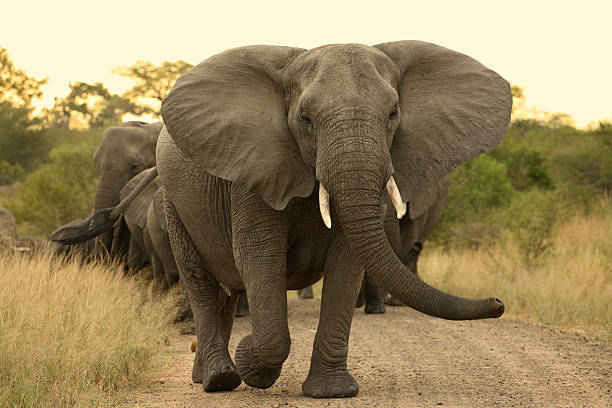
#> input picture Q8/elephant.jpg, 612 x 408 px
$ python parallel_processing.py   (older library calls are emulated)
#> lines starting #> are read from the running program, lines starting #| are printed output that depends on the picture
import cv2
import matplotlib.pyplot as plt
from concurrent.futures import ThreadPoolExecutor
import time
import numpy as np

# Load the image
def load_image(filepath):
#> called with filepath = 'elephant.jpg'
    image = cv2.imread(filepath)
#> image is the input picture: shape (408, 612, 3); mean B, G, R 94.8, 132.8, 150.9
    if image is None:
        raise FileNotFoundError("Image not found.")
    return cv2.cvtColor(image, cv2.COLOR_BGR2RGB)

# Display the image
def display_image(title, image):
    plt.imshow(image)
    plt.title(title)
    plt.axis('off')
    plt.show()

image = load_image('elephant.jpg')  # Replace with your image path
display_image("Original Image", image)

# Image blurring
def blur_image(image):
    kernel = np.ones((5, 5), np.float32) / 25
    return cv2.filter2D(image, -1, kernel)

# Image sharpening
def sharpen_image(image):
    kernel = np.array([[0, -1, 0], [-1, 5, -1], [0, -1, 0]])
    return cv2.filter2D(image, -1, kernel)

# Edge detection (Sobel operator)
def edge_detection(image):
    gray = cv2.cvtColor(image, cv2.COLOR_RGB2GRAY)
    sobelx = cv2.Sobel(gray, cv2.CV_64F, 1, 0, ksize=3)
    sobely = cv2.Sobel(gray, cv2.CV_64F, 0, 1, ksize=3)
    edges = cv2.magnitude(sobelx, sobely)
    return cv2.convertScaleAbs(edges)


def parallelize(image, func):
    with ThreadPoolExecutor() as executor:
        result = executor.submit(func, image)
        return result.result()

def measure_time(func, image):
    start = time.time()
    result = func(image)
#> in blur_image, `return cv2.filter2D(image, -1, kernel)`:
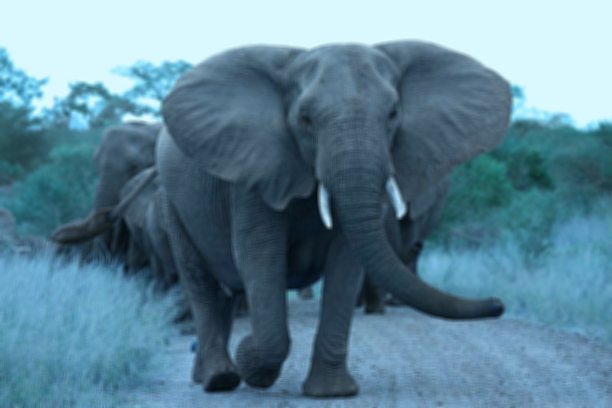
#> returned value: shape (408, 612, 3); mean of channels 0, 1, 2 150.9, 132.8, 94.8; drawn as B, G, R
    end = time.time()
    return result, end - start

# Without parallelization
blurred, blur_time = measure_time(blur_image, image)
#> blur_time = 0.0546
sharpened, sharpen_time = measure_time(sharpen_image, image)
#> in sharpen_image, `return cv2.filter2D(image, -1, kernel)`:
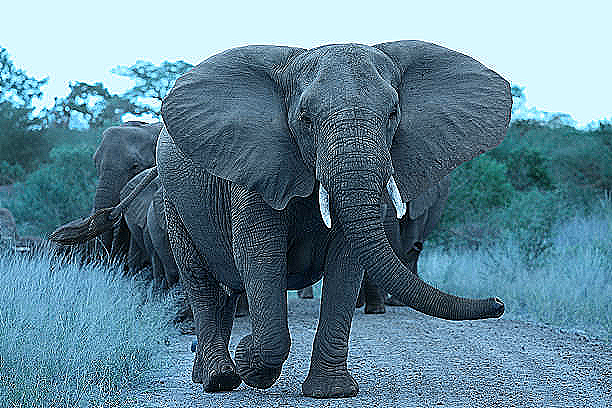
#> returned value: shape (408, 612, 3); mean of channels 0, 1, 2 150.4, 133.7, 97.5; drawn as B, G, R
#> sharpen_time = 0.0628
edges, edge_time = measure_time(edge_detection, image)
#> in edge_detection, `gray = cv2.cvtColor(image, cv2.COLOR_RGB2GRAY)`:
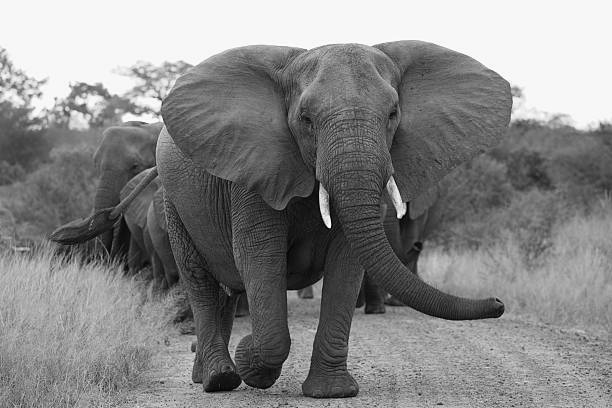
#> gray: shape (408, 612); min 1, max 254, mean 133.9
#> in edge_detection, `sobely = cv2.Sobel(gray, cv2.CV_64F, 0, 1, ksize=3)`:
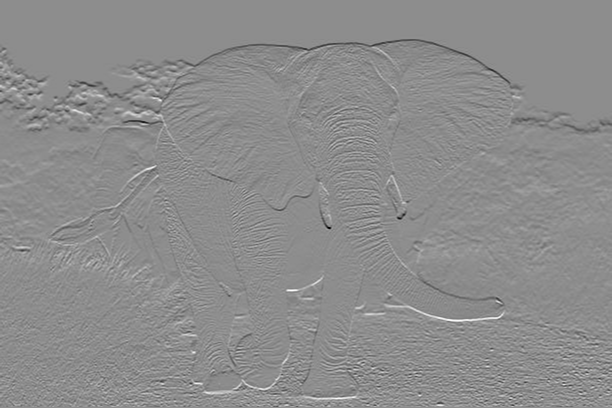
#> sobely: shape (408, 612) float64; min -844, max 682, mean -1.9; drawn with min black and max white
#> in edge_detection, `edges = cv2.magnitude(sobelx, sobely)`:
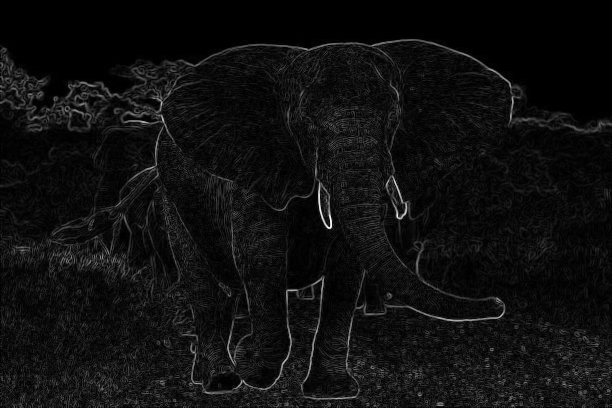
#> edges: shape (408, 612) float64; min 0, max 983.6, mean 60.5; drawn with min black and max white
#> in edge_detection, `return cv2.convertScaleAbs(edges)`:
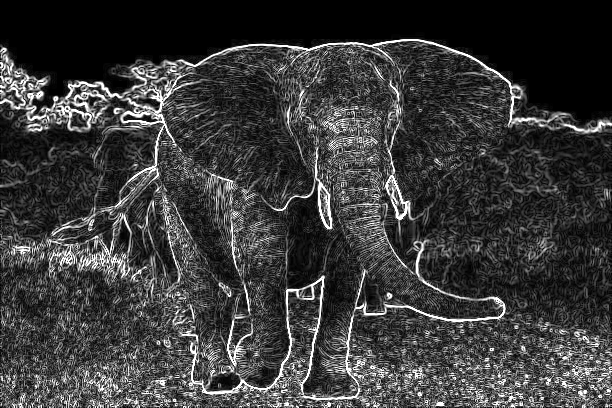
#> returned value: shape (408, 612); min 0, max 255, mean 58.2
#> edge_time = 0.115

# With parallelization
blurred_parallel, blur_time_parallel = measure_time(lambda img: parallelize(img, blur_image), image)
#> blur_time_parallel = 0.0069
sharpened_parallel, sharpen_time_parallel = measure_time(lambda img: parallelize(img, sharpen_image), image)
#> sharpen_time_parallel = 0.00466
edges_parallel, edge_time_parallel = measure_time(lambda img: parallelize(img, edge_detection), image)
#> edge_time_parallel = 0.0179

print(f"Blur Time: {blur_time:.4f}s (Parallel: {blur_time_parallel:.4f}s)")
#| Blur Time: 0.0546s (Parallel: 0.0069s)
print(f"Sharpen Time: {sharpen_time:.4f}s (Parallel: {sharpen_time_parallel:.4f}s)")
#| Sharpen Time: 0.0628s (Parallel: 0.0047s)
print(f"Edge Detection Time: {edge_time:.4f}s (Parallel: {edge_time_parallel:.4f}s)")
#| Edge Detection Time: 0.1146s (Parallel: 0.0179s)

# Display processed images
display_image("Blurred Image", blurred)
display_image("Sharpened Image", sharpened)
display_image("Edge Detection", edges)

# Save images
cv2.imwrite('blurred.jpg', cv2.cvtColor(blurred, cv2.COLOR_RGB2BGR))
cv2.imwrite('sharpened.jpg', cv2.cvtColor(sharpened, cv2.COLOR_RGB2BGR))
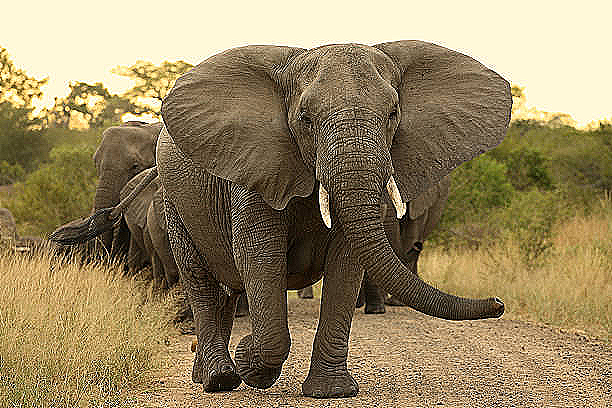
#> saved as sharpened.jpg: shape (408, 612, 3); mean B, G, R 97.5, 133.7, 150.4
cv2.imwrite('edges.jpg', edges)
